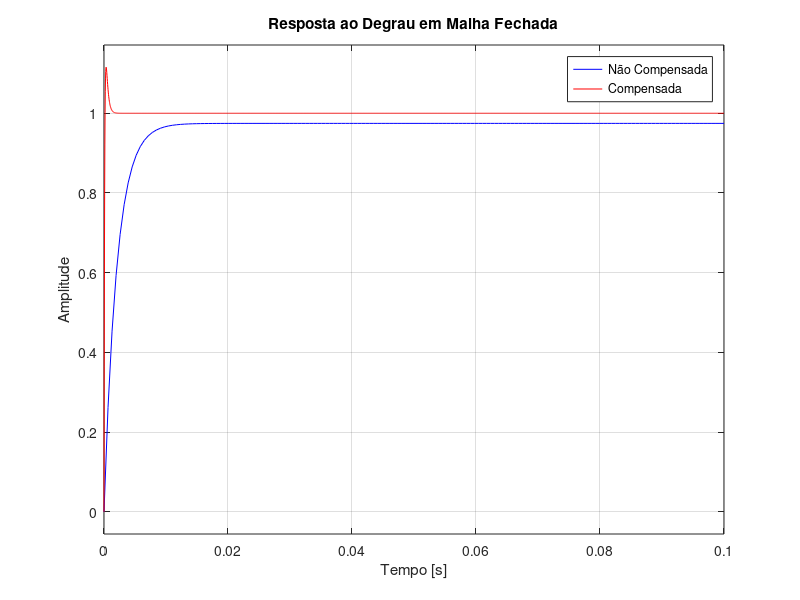
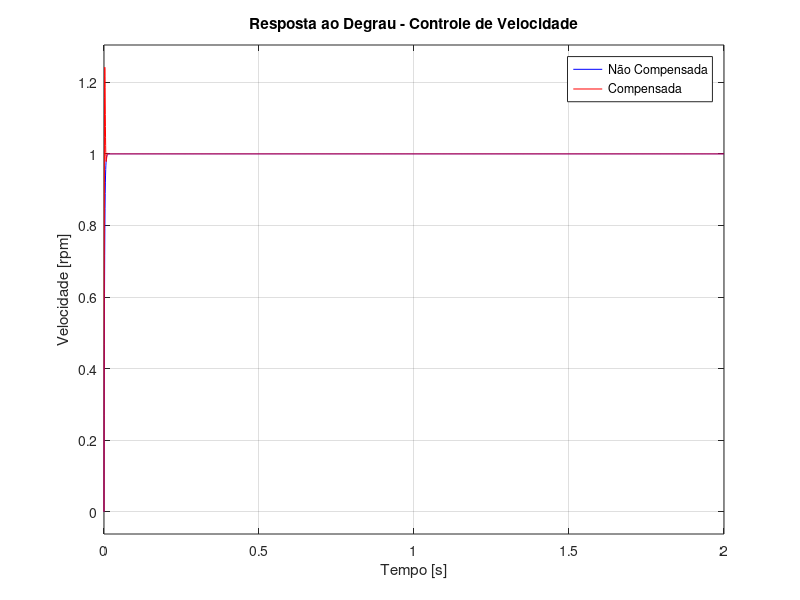

These figures' MATLAB source, in order:
clear; clc; close all;

%% Parâmetros do PMSM  - Scooter Peugeot
P_nom = 11e3;       % Potencia nominal W
Rs = 0.5;           % Resistência do estator [Ω]
Ld = 20.1e-3;       % Indutância do eixo d [H]
Lq = 40.9e-3;       % Indutância do eixo q [H] 
lambda_m = 0.5126;  % Fluxo magnetico concatenado do ímã permanente [V/rad/s]
lambda_m_rpm = 278.92;  % Fluxo em rpm V.s/krpm;
psi_PM_rpm = lambda_m_rpm ; 

P = 6;              % Número de polos
lambda_pm = 60 / (sqrt(3)*pi*P*1e3) * psi_PM_rpm ;

J = 0.03877;        % Inércia do rotor [kg.m²]
B = 0.0194;         % Coeficiente de atrito [N.m.s]

% Parâmetros do sistema de controle
V_battery = 96;     % Tensão da bateria [V]
V_in = 5;           % Tensão de entrada do modulador [V]
K_PWM = 1/V_in;     % Ganho do modulador PWM
K_r = V_battery;    % Ganho do inversor (tensão CC)


%% Função de transferência da planta de corrente (eixo q)
K_iq = 1;           % Ganho do sensor de corrente

% G_iq(s) = 1 / (Lq*s + Rs)
num_G_iq = 1;
den_G_iq = [Lq, Rs];
G_iq = tf(num_G_iq, den_G_iq);

%% Função de transferência em laço aberto não compensada
% FTLA_nc(s) = K_PWM * K_r * G_iq(s) * K_iq
FTLA_nc_iq = K_PWM * K_r * G_iq * K_iq;

disp('Função de transferência em laço aberto não compensada:');
FTLA_nc_iq


%% Projeto do compensador de corrente C_iq(s)
% Usando um controlador PI para melhorar o desempenho
% C_iq(s) = Kp + Ki/s = (Kp*s + Ki)/s

% Dados
fs = 20000;                % Frequência de chaveamento (Hz)
fciq = fs/10;              % Frequência de corte (Hz)
wciq = 2*pi*fciq;          % Velocidade angular de corte (rad/s)
Mphi = pi/3;               % Margem de fase (rad)

tau_r = 1/2 * 1/fs;

% Especificações de projeto:
BW_current = fciq;  % Largura de banda desejada [Hz]
PM_desired = rad2deg(Mphi);    % Margem de fase desejada [graus]

% % Cálculo dos ganhos do PI
% wc = 2*pi*BW_current;  % Frequência de cruzamento [rad/s]
% wc_current_iq=wc;
% FTLA_nc_iq_at_wc = sqrt(-1); % Valor de ejemplo

% [mag, phase] = bode(FTLA_nc, angle(FTLA_nc_iq_at_wc)*wciq);
% phase_rad = phase * pi/180; % fase em rad/s
% wziq = wc_current_iq / tan(Mphi - pi/2 - phase_rad)
% kc_iq = wciq / (sqrt(wciq^2 + wziq^2) * angle(FTLA_nc_iq_at_wc)*mag);
% k_c_iq = wciq / (sqrt(wciq^2 + wziq^2) * angle(FTLA_nc_iq_at_wc));

%%
% Obter fase na frequência de cruzamento
[mag, phase] = bode(FTLA_nc_iq, wciq);
mag_wc = mag;
mag_at_wc = abs(freqresp(FTLA_nc_iq, wciq)); % outro jeito de calcular magnitude
phase_rad = phase * pi/180; % fase em rad/s

wziq = wciq / tan(Mphi - pi/2 - phase_rad);
disp('wziq rad/s:');
wziq

tau_wziq = 1 / wziq;

FTLA_nc_iq_at_wc = sqrt(-1); 

% Cálculo do ganho kc
k_c_iq = wciq / (sqrt(wciq^2 + wziq^2) * mag_wc);
k_c_iq
kc_iq = wciq / (sqrt(wciq^2 + wziq^2) * angle(FTLA_nc_iq_at_wc)*mag)
kc_iq
% Ganho necessário na frequência de cruzamento
Kp = 1/mag_at_wc;

% Zero do PI em wc/5 para boa margem de fase
Ki = Kp * (wciq/5);

% Compensador PI
% i_qs / v_qs 
C_iq = tf([Kp, Ki], [1, 0]);

disp('Compensador de corrente C_iq(s):');
C_iq
C_iq_zpk = zpk(C_iq);
disp('Forma com zpk:');
C_iq_zpk

% Função de transferência em laço aberto compensada
% FTLA_c(s) = C_iq(s) * K_PWM * K_r * G_iq(s) * K_iq
FTLA_c_iq = C_iq * K_PWM * K_r * G_iq * K_iq;

disp('Função de transferência em laço aberto compensada:');
FTLA_c_iq

%% Análise no domínio da frequência
figure('Position', [100, 100, 1200, 800]);

% Diagrama de Bode
subplot(2,2,1);
bode(FTLA_nc_iq, 'b', FTLA_c_iq, 'r', {1, 1e5});
grid on;
legend('Não Compensada', 'Compensada', 'Location', 'best');
title('Diagrama de Bode - FTLA');

% Margens de estabilidade
subplot(2,2,2);
margin(FTLA_nc_iq);
grid on;
title('Margens de Estabilidade - Não Compensada');

subplot(2,2,3);
margin(FTLA_c_iq);
grid on;
title('Margens de Estabilidade - Compensada');

% Resposta ao degrau em malha fechada
subplot(2,2,4);
FTMF_nc_iq = feedback(FTLA_nc_iq, 1);
FTMF_c_iq = feedback(FTLA_c_iq, 1);
step(FTMF_nc_iq, 'b', FTMF_c_iq, 'r', 0.1);
grid on;
legend('Não Compensada', 'Compensada', 'Location', 'best');
title('Resposta ao Degrau em Malha Fechada');
xlabel('Tempo [s]');
ylabel('Amplitude');

%%******************************************************************************
%%
%%******************************************************************************
%% Função de transferência da planta de corrente (eixo d)
K_id = 1;           % Ganho do sensor de corrente

% G_iq(s) = 1 / (Lq*s + Rs)
num_G_id = 1;
den_G_id = [Ld, Rs];
G_id = tf(num_G_id, den_G_id);
FTLA_nc_id = K_PWM * K_r * G_id * K_id;

fcid = fs/10;              % Frequência de corte (Hz)
wcid = 2*pi*fcid;          % Velocidade angular de corte (rad/s)
Mphi = pi/3;               % Margem de fase (rad)
BW_current = fcid;  % Largura de banda desejada [Hz]
PM_desired = rad2deg(Mphi);    % Margem de fase desejada [graus]


% Obter fase na frequência de cruzamento
[mag, phase] = bode(FTLA_nc_id, wcid);
mag_wc = mag;
mag_at_wc = abs(freqresp(FTLA_nc_id, wcid)); % outro jeito de calcular magnitude
phase_rad = phase * pi/180; % fase em rad/s

wzid = wcid / tan(Mphi - pi/2 - phase_rad);
disp('wzid rad/s:');
wzid
tau_wzid = 1 / wzid;

FTLA_nc_id_at_wc = sqrt(-1); 
% Cálculo do ganho kc
k_c_id = wcid / (sqrt(wcid^2 + wzid^2) * mag_wc);
k_c_id
kc_id = wcid / (sqrt(wcid^2 + wzid^2) * angle(FTLA_nc_id_at_wc)*mag)
kc_id

% Ganho necessário na frequência de cruzamento
Kp = 1/mag_at_wc;
% Zero do PI em wc/5 para boa margem de fase
Ki = Kp * (wcid/5);

% Compensador PI
% i_qs / v_qs 
C_id = tf([Kp, Ki], [1, 0]);

disp('Compensador de corrente C_id(s):');
C_id

% Função de transferência em laço aberto compensada
% FTLA_c(s) = C_id(s) * K_PWM * K_r * G_iq(s) * K_id
FTLA_c_id = C_id * K_PWM * K_r * G_id * K_id;

disp('Função de transferência em laço aberto compensada:');
FTLA_c_id
FTLA_c_id_zpk = zpk(FTLA_c_id);
disp('Forma com zpk:');
FTLA_c_id_zpk



%%******************************************************************************
%%
% Planta de velocidade
%%******************************************************************************
%% Planta de velocidade G_ni(s) = nrpm / iqs
% G_ni = [30/pi * 3/2 * P/2 * lambda_m] * 1/(J*s)

K_vel = (30/pi) * (3/2) * (P/2) * lambda_m;
num_G_ni = K_vel;
den_G_ni = [J, 0];  % 1/(J*s)
G_ni  = tf(num_G_ni, den_G_ni);

disp('Planta de velocidade G_ni(s):');
G_ni
G_ni_zpk = zpk(G_ni);
disp('Forma com zpk:');
G_ni_zpk

% Ganho do sensor de velocidade K_ni
% Assumindo sensor que converte rpm para tensão (ex: 10V = 3000 rpm)
K_ni = 1;  % [V/rpm] - ajustável
f_cn = fciq/10;     % Frequência de corte da malha de velocidade 50x menor que corrente f. [Hz]
w_cn = 2*pi*f_cn;   % Frequência de corte [rad/s]
M_Phi = pi/3;       % Margem de fase desejada [rad]
omega_cn = M_Phi;

fprintf('\n ESPECIFICAÇÕES DO CONTROLE DE VELOCIDADE \n');
fprintf('Frequência de corte: f_cn = %.1f Hz\n', f_cn);
fprintf('Frequência angular de corte: w_cn = %.2f rad/s\n', w_cn);
fprintf('Margem de fase desejada: M_Phi = %.2f°, rad/s\n', M_Phi*180/pi, M_Phi);

FTLA_nc_N = (1/K_iq) * G_ni_zpk * K_ni;

% Cálculo do compensador de velocidade
% Ângulo da FTLA_nc na frequência de corte
[mag_wcn, phase_wcn] = bode(FTLA_nc_N, w_cn);
phase_wcn_rad = phase_wcn * pi/180;  % Converter para radianos

fprintf('\nÂngulo da FTLA_nc em w_cn: %.2f°\n', phase_wcn);

% Cálculo do zero do compensador
w_zn = w_cn / tan(M_Phi - pi/2 - phase_wcn_rad);

% Cálculo do ganho do compensador
K_cn = (w_cn / sqrt(w_cn^2 + w_zn^2)) * (1 / abs(mag_wcn));

% Compensador PI
% C_n(s) = K_cn * (s + w_zn) / s
C_n = tf(K_cn * [1, w_zn], [1, 0]);

disp('Compensador de velocidade C_n(s) e com formato zpk:');
C_n
zpk(C_n)

% Obter os coeficientes do numerador e denominador
[num, den] = tfdata(C_n, 'v');

Kp = num(1);  % Coeficiente de s no numerador
Ki = num(2);  % Termo constante no numerador

fprintf('\n PARÂMETROS DO CONTROLADOR PI Velocidade\n');
fprintf('Ganho Proporcional (Kp): %.4f\n', Kp);
fprintf('Ganho Integral (Ki): %.4f\n', Ki);

% Função de transferência em laço aberto compensada - Velocidade
FTLA_c_N = C_n * FTLA_nc_N;

disp('Função de transferência em laço aberto compensada (velocidade):');
FTLA_c_N

%% Análise no domínio da frequência - Controle de Velocidade
figure('Position', [100, 100, 1200, 800]);

% Diagrama de Bode - Velocidade
subplot(2,2,1);
bode(FTLA_nc_N, 'b', FTLA_c_N, 'r', {1, 1000});
grid on;
legend('Não Compensada', 'Compensada', 'Location', 'best');
title('Diagrama de Bode - Controle de Velocidade');

% Margens de estabilidade - Velocidade
subplot(2,2,2);
margin(FTLA_nc_N);
grid on;
title('Margens - Não Compensada (Velocidade)');

subplot(2,2,3);
margin(FTLA_c_N);
grid on;
title('Margens - Compensada (Velocidade)');

% Resposta ao degrau em malha fechada - Velocidade
subplot(2,2,4);
FTMF_nc_N = feedback(FTLA_nc_N, 1);
FTMF_c_N = feedback(FTLA_c_N, 1);
step(FTMF_nc_N, 'b', FTMF_c_N, 'r', 2);
grid on;
legend('Não Compensada', 'Compensada', 'Location', 'best');
title('Resposta ao Degrau - Controle de Velocidade');
xlabel('Tempo [s]');
ylabel('Velocidade [rpm]');

% Análise detalhada das margens de estabilidade - Velocidade
[Gm_nc_N, Pm_nc_N, Wcg_nc_N, Wcp_nc_N] = margin(FTLA_nc_N);
[Gm_c_N, Pm_c_N, Wcg_c_N, Wcp_c_N] = margin(FTLA_c_N);

fprintf('\n=== ANÁLISE DE ESTABILIDADE - CONTROLE DE VELOCIDADE ===\n');
fprintf('Sistema NÃO COMPENSADO:\n');
fprintf('  Margem de Ganho: %.2f dB @ %.2f rad/s\n', 20*log10(Gm_nc_N), Wcg_nc_N);
fprintf('  Margem de Fase: %.2f° @ %.2f rad/s\n', Pm_nc_N, Wcp_nc_N);

fprintf('\nSistema COMPENSADO:\n');
fprintf('  Margem de Ganho: %.2f dB @ %.2f rad/s\n', 20*log10(Gm_c_N), Wcg_c_N);
fprintf('  Margem de Fase: %.2f° @ %.2f rad/s\n', Pm_c_N, Wcp_c_N);

